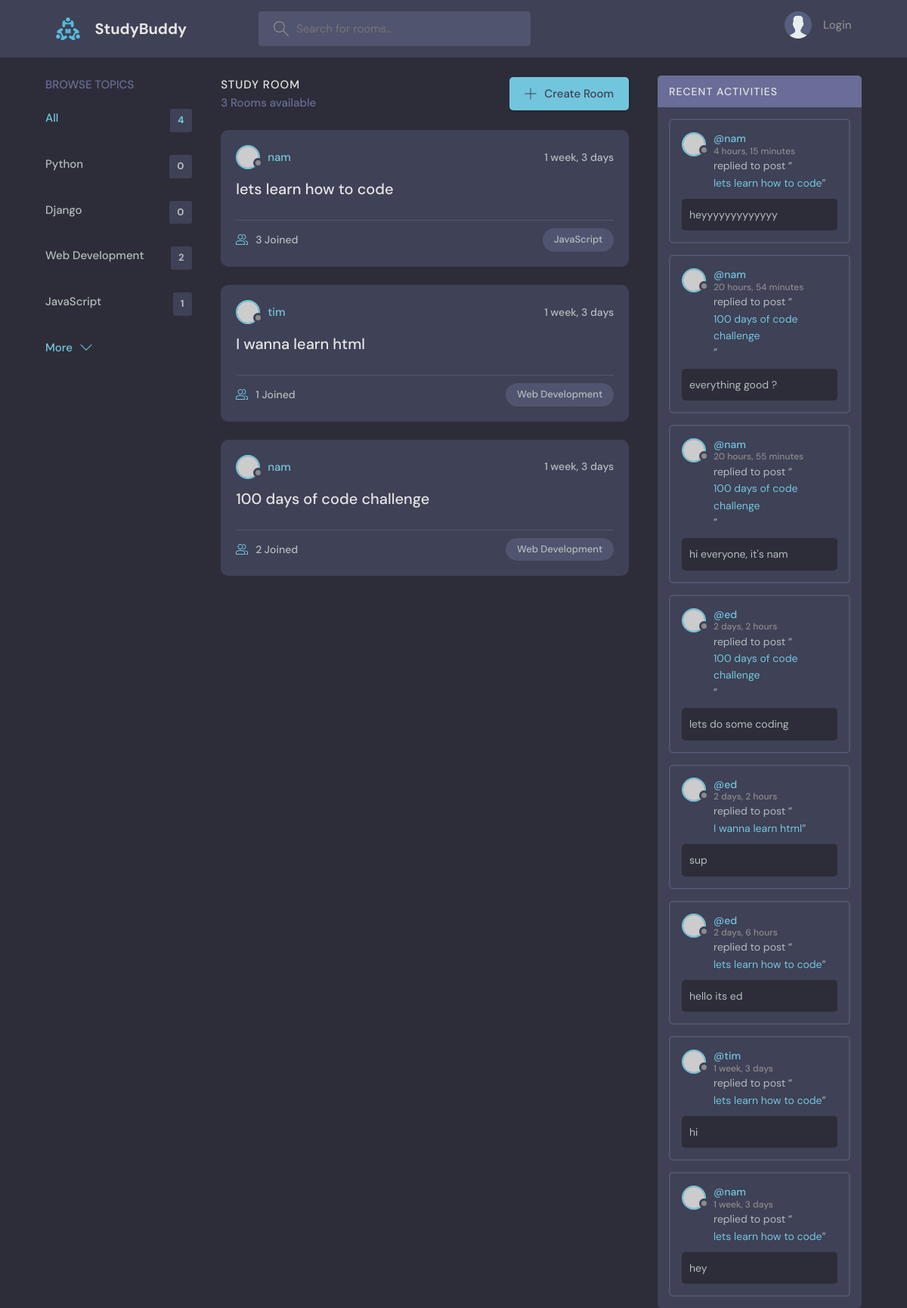
The page / on the database its author committed.
### base/models.py (models this page shows, shortened)
class Topic(models.Model):
    name = models.CharField(max_length=200)

class Room(models.Model):
    host = models.ForeignKey(User, on_delete=models.SET_NULL, null=True)
    topic = models.ForeignKey(Topic, on_delete=models.SET_NULL, null=True)
    name = models.CharField(max_length=200)
    description = models.TextField(null=True, blank=True)
    participants = models.ManyToManyField(User, related_name='participants', blank=True)
    updated = models.DateTimeField(auto_now=True)
    created = models.DateTimeField(auto_now_add=True)
    class Meta:
        ordering = ['-updated', '-created']
    def __str__(self):
        return self.name

class Message(models.Model):
    user = models.ForeignKey(User, on_delete=models.CASCADE)
    room = models.ForeignKey(Room, on_delete=models.CASCADE)
    body = models.TextField()
    updated = models.DateTimeField(auto_now=True)
    created = models.DateTimeField(auto_now_add=True)
    class Meta:
        ordering = ['-updated', '-created']
    def __str__(self):
        return self.body[:50]

### base/views.py (the view)
# urls.py: path('', views.home, name="home"),
def home(request):
    q = request.GET.get('q') if request.GET.get('q') != None else ''
    rooms = Room.objects.filter(
        Q(topic__name__icontains=q) |
        Q(name__icontains=q) |
        Q(description__icontains=q)
    )
    topics = Topic.objects.all()
    room_count = rooms.count()
    room_messages = Message.objects.filter(Q(room__topic__name__icontains=q))
    context = {
        'rooms' : rooms,
        'topics': topics,
        'room_count' : room_count,
        'room_messages': room_messages,
    }
    return render(request, 'base/home.html', context)

### base/templates/base/home.html (shortened to what this page needs)
{% extends 'main.html' %}
{% block content %}
    <main class="layout layout--3">
      <div class="container">
        {% include 'base/topics_component.html' %}
        <div class="roomList">
          <div class="roomList__header">
            <div>
              <h2>Study Room</h2>
              <p>{{room_count}} Rooms available</p>
            </div>
            <a class="btn btn--main" href="{% url 'create-room' %}">
              <svg version="1.1" xmlns="http://www.w3.org/2000/svg" width="32" height="32" viewBox="0 0 32 32">
                <title>add</title>
                <path
                  d="M16.943 0.943h-1.885v14.115h-14.115v1.885h14.115v14.115h1.885v-14.115h14.115v-1.885h-14.115v-14.115z"
                ></path>
              </svg>
              Create Room
            </a>
          </div>
          {% include 'base/feed_component.html' %}
        </div>
        {% include 'base/activity_component.html' %}
      </div>
    </main>
{% endblock content %}

### base/templates/base/topics_component.html
<div class="topics">
    <div class="topics__header">
      <h2>Browse Topics</h2>
    </div>
    <ul class="topics__list">
      <li>
        <a href="{% url 'home' %}" class="active">All <span>{{topics.count}}</span></a>
      </li>
      {% for topic in topics %}
      <li>
        <a href="{% url 'home' %}?q={{topic.name}}">{{topic.name}}<span>{{topic.room_set.all.count}}</span></a>
      </li>
      {% endfor %}
    </ul>
    <a class="btn btn--link" href="topics.html">
      More
      <svg version="1.1" xmlns="http://www.w3.org/2000/svg" width="32" height="32" viewBox="0 0 32 32">
        <title>chevron-down</title>
        <path d="M16 21l-13-13h-3l16 16 16-16h-3l-13 13z"></path>
      </svg>
    </a>
</div>

### base/templates/base/feed_component.html (shortened to what this page needs)
{% for room in rooms %}
    <div class="roomListRoom">
        <div class="roomListRoom__header">
        <a href="{% url 'user-profile' room.host.id %}" class="roomListRoom__author">
            <div class="avatar avatar--small">
            <img src="https://randomuser.me/api/portraits/women/11.jpg" />
            </div>
            <span>{{room.host.username}}</span>
        </a>
        <div class="roomListRoom__actions">
            <span>{{room.created|timesince}}</span>
        </div>
        </div>
        <div class="roomListRoom__content">
        <a href="{% url 'room' room.id %}">{{room.name}}</a>
        </div>
        <div class="roomListRoom__meta">
        <a href="{% url 'room' room.id %}" class="roomListRoom__joined">
            {{room.participants.all.count}} Joined
        </a>
        <p class="roomListRoom__topic">{{room.topic.name}}</p>
        </div>
    </div>
{% endfor %}

### base/templates/base/activity_component.html (shortened to what this page needs)
<div class="activities">
    <div class="activities__header">
      <h2>Recent Activities</h2>
    </div>
    {% for message in room_messages %}
        <div class="activities__box">
            <div class="activities__boxHeader roomListRoom__header">
                <a href="{% url 'user-profile' message.user.id %}" class="roomListRoom__author">
                <div class="avatar avatar--small">
                    <img src="https://randomuser.me/api/portraits/women/11.jpg" />
                </div>
                <p>
                    @{{message.user}}
                    <span>{{message.created|timesince}}</span>
                </p>
                </a>
            </div>
            <div class="activities__boxContent">
                <p>replied to post “<a href="{% url 'room' message.room.id %}">{{message.room.name}}</a>”</p>
                <div class="activities__boxRoomContent">
                {{message.body}}
                </div>
            </div>
        </div>
    {% endfor %}
</div>

### rows shown on the page
Topic: name "Python", room_set.all.count "0"
Topic: name "Django", room_set.all.count "0"
Topic: name "Web Development", room_set.all.count "2"
Topic: name "JavaScript", room_set.all.count "1"
Room: host.username "nam", created "1 week, 3 days", name "lets learn how to code", participants.all.count "3", topic.name "JavaScript"
Room: host.username "tim", created "1 week, 3 days", name "I wanna learn html", participants.all.count "1", topic.name "Web Development"
Room: host.username "nam", created "1 week, 3 days", name "100 days of code challenge", participants.all.count "2", topic.name "Web Development"
Message: user "nam", created "4 hours, 15 minutes", room.name "lets learn how to code", body "heyyyyyyyyyyyyy"
Message: user "nam", created "20 hours, 54 minutes", room.name "100 days of code challenge", body "everything good ?"
Message: user "nam", created "20 hours, 55 minutes", room.name "100 days of code challenge", body "hi everyone, it's nam"
Message: user "ed", created "2 days, 2 hours", room.name "100 days of code challenge", body "lets do some coding"
Message: user "ed", created "2 days, 2 hours", room.name "I wanna learn html", body "sup"
Message: user "ed", created "2 days, 6 hours", room.name "lets learn how to code", body "hello its ed"
Message: user "tim", created "1 week, 3 days", room.name "lets learn how to code", body "hi"
Message: user "nam", created "1 week, 3 days", room.name "lets learn how to code", body "hey"

### other values the page prints
{{ topics.count }} "4"
{{ room_count }} "3"
